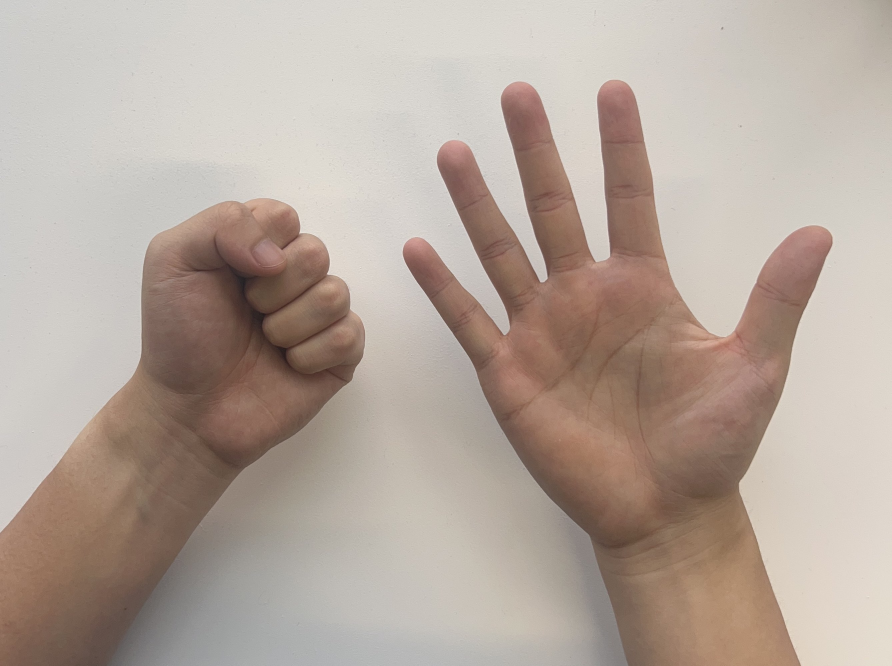
#> input picture data/rock_paper.png, 2675 x 1997 px (shown at 1/3 size)
$ python debug.py
#> lines starting #> are read from the running program, lines starting #| are printed output that depends on the picture; after the words box and inside, x2 and y2 are one past the last pixel; in counts of white or black regions, pixels touching at a corner belong together
#> further down, img is the input picture: shape (1997, 2675, 3); mean B, G, R 156.7, 166.8, 180.9
### pipeline.py
"""
pipeline.py — 传统 CV 猜拳识别核心流水线（Step 0 脚手架）

只用 OpenCV + NumPy。禁止任何机器学习 / 预训练模型 / cv2.convexityDefects。
本文件目前只有常量区 + 8 个空函数骨架，尚未实现任何算法逻辑。

Pipeline order:
    skin_mask -> split_hands -> palm_center -> crop_forearm
    -> count_fingers -> classify -> judge -> draw
"""

import cv2
import numpy as np


# =============================================================================
# CONSTANTS — 所有可调参数集中在这里（占位值，后续各阶段再调）
# All tunable parameters live here. Change values ONLY in this block.
# =============================================================================

# --- Skin segmentation (YCrCb thresholding) -------------------------------
# Lower / upper bounds for the Cr and Cb channels used to threshold skin.
# (Y luma is left wide open; skin clusters tightly in Cr/Cb regardless of
# brightness.) TUNE PER REAL CAPTURE: a window too wide leaks background,
# too narrow drops parts of the hand.
# NOTE: tightened from the textbook 133-173 / 77-127 box after testing on
# data/paper.png, whose warm cream wall sits near skin in chroma (wall Cr~135
# Cb~116, palm Cr~153 Cb~111). Skin here reads as HIGHER Cr + LOWER Cb than
# the wall, so we raise CR_MIN and lower CB_MAX to reject it. On a background
# that clear
# ly differs from skin, these can be loosened back toward defaults.
CR_MIN = 138      # lower bound of Cr channel (raise -> stricter/redder)
CR_MAX = 173          # upper bound of Cr channel (lower -> stricter)
CB_MIN = 77      # lower bound of Cb channel (raise -> stricter)
CB_MAX = 130          # upper bound of Cb channel (lower -> stricter/less blue)

# --- Morphology (clean up the raw skin mask) ------------------------------
# Close = fill small holes inside the hand; Open = remove small speckle noise.
# Bigger kernel = stronger effect (fills/removes larger regions) but blurs
# the silhouette; too big can merge fingers or eat thin finger tips.
MORPH_CLOSE_KSIZE = 45   # kernel size for morphological closing (odd number)
# NOTE: raised from 7 to close a shadow hole in the fist's palm (~7500px,
# CR_MIN=138 pushes that dark crease just below the skin threshold). Swept
# 15/21/31/41/45/51/75/99 on data/rock_paper.png: the hole only fully closes
# (0px left) at ksize>=45. Checked the paper hand's 4 inter-finger valleys at
# every step -- none merge even at 99 (areas shrink ~5-15% at the edges, but
# stay separate), so 45 is safe headroom, not a knife's-edge value.
MORPH_OPEN_KSIZE = 5    # kernel size for morphological opening (odd number)

# --- Hand region area filter (in pixels) ----------------------------------
# split_hands() keeps only connected components whose pixel area is in
# [HAND_AREA_MIN, HAND_AREA_MAX]; smaller = noise, larger = background bleed.
# TUNE PER REAL CAPTURE -- these are ABSOLUTE pixel counts, so they scale with
# resolution. Values below are sized for the high-res debug photos in data/
# (~2.5-2.9 M px total, where one hand is ~0.6-1.0 M px). A 640x480 webcam
# frame is ~10x smaller, so lower BOTH by roughly that factor for live use.
HAND_AREA_MIN = 50000     # ignore blobs smaller than this (noise / desk strips)
HAND_AREA_MAX = 1300000   # ignore blobs larger than this (background bleed)

# --- Palm center search band (fist-vs-forearm fix) ------------------------
# palm_center() picks the deepest interior point via distance transform. For an
# OPEN hand the palm is the widest interior region, so the transform peaks there.
# But a closed FIST is nearly as thick as the forearm below it, so the global
# maximum can slide DOWN onto the wrist and mislocate the palm (which then breaks
# crop_forearm). Fix with the frontal-hand assumption (fingers/fist UP, forearm
# DOWN): only search inside a horizontal band that starts at the hand's TOPMOST
# white pixel and runs down this many times the hand's bounding-box WIDTH.
# Because it scales with hand width, the band self-adjusts: an OPEN hand (spread
# fingers -> wider bbox) gets a deeper band to reach its lower palm, a FIST
# (narrow bbox) gets a shallow band that stops before the forearm widens.
# 0.7 is a fairly tight window on the test images: RAISE it and a fist's center
# can drop onto the wrist; LOWER it and an open hand's center rides up toward the
# finger bases. Retune if hands sit very differently in the frame.
TOP_SEARCH_SCALE = 0.78

# Palm center = the CENTROID of the deepest region (every in-band pixel whose
# distance transform is >= this fraction of the in-band maximum), NOT the single
# brightest pixel. Averaging the high-value plateau makes the center robust to a
# sharp secondary distance-transform spike at a finger base, which otherwise
# yanks the argmax onto a knuckle (the scissors mis-localization). Lower = wider
# plateau (steadier but can drift toward a neighbouring blob); higher = tighter
# (closer to the raw argmax).
CENTROID_FRAC = 0.7

# --- Forearm cropping -----------------------------------------------------
# Frontal hand assumption: fingers point up, wrist/forearm points down. Any
# hand pixel more than this many palm-radii BELOW the palm center is treated
# as forearm and blacked out. Larger = keep more (safer for the palm heel),
# smaller = cut more aggressively (risk clipping the palm).
CUT_BELOW_SCALE = 1.2

# --- Finger counting: concentric ring sampling ----------------------------
# count_fingers() samples concentric rings at these multiples of the palm
# inscribed-circle radius. Each scale > 1.0 pushes the ring OUTWARD past the
# palm so it crosses the extended fingers. We sample SEVERAL rings and take the
# MODE of their per-ring finger counts, so a single badly-placed ring can't
# decide the result: too small (< ~1.2) and it still sits inside the palm;
# too big (> ~2.3) and it can shoot past short fingertips. Add/shift scales if
# fingers of very different lengths get missed.
RING_RADIUS_COEFFS = [1.7, 1.9, 2.1, 2.3, 2.5]

# Number of points sampled evenly around EACH ring (360 = one per ~1 degree).
# More points = finer angular resolution (less chance of skipping a thin finger
# or a narrow gap between fingers) but a little slower. The sampled 0/1 sequence
# is treated as CIRCULAR: index 359 wraps back to index 0.
RING_NUM_SAMPLES = 360

# Finger-width gate (in DEGREES of arc). Every extended finger crosses a ring as
# one contiguous skin arc, but so do non-fingers: sampling noise makes tiny
# arcs, and a closed FIST (or the palm heel) makes WIDE arcs because the ring
# runs along its rounded edge for a long angular span. A real finger is a thin
# protrusion, so its arc width is bounded. We therefore only count an arc as a
# finger when its angular width is within [MIN, MAX]. Measured on the test set:
# finger arcs span ~9-35 deg, fist/palm bulk ~43-82 deg, noise <7 deg -- so this
# band cleanly separates them. Because it is measured in DEGREES it is
# scale-invariant (works for big and small hands alike). RAISE MAX if long/thick
# fingers get dropped; LOWER it if a fist still leaks arcs; RAISE MIN to kill
# more speckle.
FINGER_ARC_MIN_DEG = 8
FINGER_ARC_MAX_DEG = 40

# --- Classification thresholds (finger count -> gesture) ------------------
# 0-1 -> Rock, 2-3 -> Scissors, >=4 -> Paper
ROCK_MAX_FINGERS = 1        # <= this many fingers => Rock
SCISSORS_MAX_FINGERS = 3    # <= this many fingers (and > ROCK_MAX) => Scissors
                            # anything greater => Paper

# --- Result overlay style (draw) ------------------------------------------
# Text size / stroke for the gesture+result label draw() writes near each palm.
# RESOLUTION-DEPENDENT (like the area filter): these are sized for the high-res
# data/ photos (~2500 px wide); for a ~640 px live webcam frame divide both by
# roughly 3-4. Result -> BGR color: Win green, Lose red, Draw/Pending gray.
DRAW_FONT_SCALE = 2.0
DRAW_THICKNESS = 4
RESULT_COLORS = {
    "Win":     (0, 255, 0),      # green
    "Lose":    (0, 0, 255),      # red
    "Draw":    (150, 150, 150),  # gray
    "Pending": (150, 150, 150),  # gray (single hand, no opponent yet)
}


# =============================================================================
# PIPELINE FUNCTIONS — 8 个阶段（当前仅骨架）
# =============================================================================

def skin_mask(frame, return_stages=False):
    """Stage 1 — Skin segmentation.

    Convert the BGR frame to a skin/non-skin binary mask using YCrCb
    thresholding, then clean it up with morphology.

    Args:
        frame: BGR image (H, W, 3) uint8.
        return_stages: debug flag. When True, also return the pre-cleanup
            mask so debug.py can compare raw vs. clean side by side. Normal
            callers (main.py) leave this False and get a single mask.

    Returns:
        mask: binary image (H, W) uint8, 255 = skin, 0 = background.
        If return_stages is True: (raw_mask, clean_mask) tuple instead.
    """
#> called with return_stages = False
    # 1. BGR -> YCrCb. Skin tone forms a compact cluster in the Cr/Cb plane,
    #    which makes it far easier to threshold than in RGB/BGR.
    ycrcb = cv2.cvtColor(frame, cv2.COLOR_BGR2YCrCb)
#> ycrcb: shape (1997, 2675, 3); mean of channels 0, 1, 2 169.9, 135.9, 120.6

    # 2. Threshold ONLY Cr and Cb. Y (luma/brightness) is left wide open
    #    (0..255) so lighting changes don't knock skin pixels out of range.
    #    cv2.inRange needs per-channel bounds; channel order here is Y,Cr,Cb.
    lower = np.array([0, CR_MIN, CB_MIN], dtype=np.uint8)
    upper = np.array([255, CR_MAX, CB_MAX], dtype=np.uint8)
    raw = cv2.inRange(ycrcb, lower, upper)   # 255 = skin, 0 = background
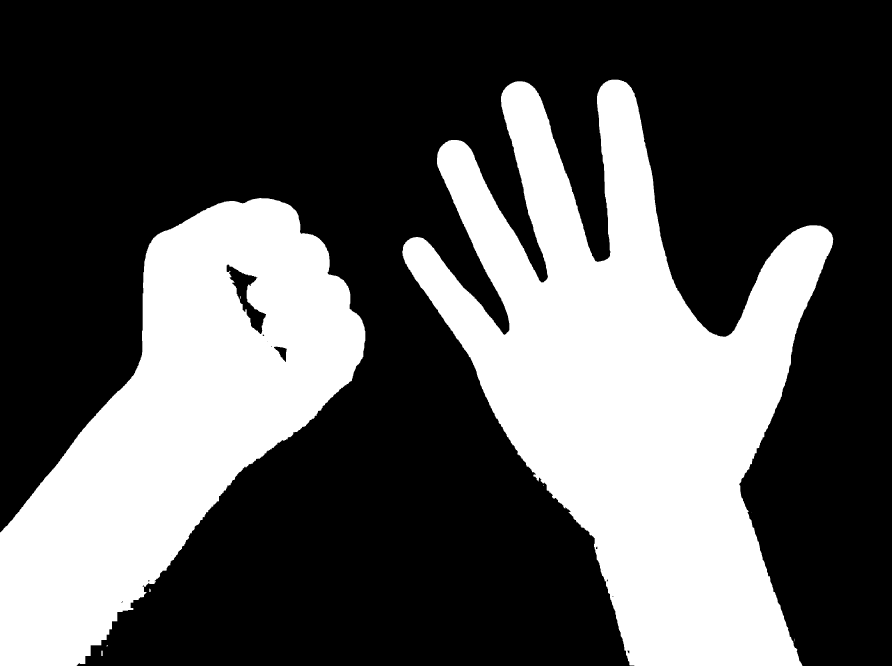
#> raw: shape (1997, 2675) (shown at 1/3 size); 33.6% white; 9 white regions (5 under 20 px), largest, box (x1, y1, x2, y2) and area: (1207, 239, 2500, 1997) 1059146, (0, 594, 1096, 1997) 735420, (304, 1952, 308, 1968) 64, (448, 1766, 452, 1776) 35

    # 3. Morphological cleanup with elliptical (rounded) kernels so we don't
    #    carve blocky corners into the hand silhouette.
    close_kernel = cv2.getStructuringElement(
        cv2.MORPH_ELLIPSE, (MORPH_CLOSE_KSIZE, MORPH_CLOSE_KSIZE))
    open_kernel = cv2.getStructuringElement(
        cv2.MORPH_ELLIPSE, (MORPH_OPEN_KSIZE, MORPH_OPEN_KSIZE))
    # Close first: dilate-then-erode fills small black holes inside the hand.
    clean = cv2.morphologyEx(raw, cv2.MORPH_CLOSE, close_kernel)
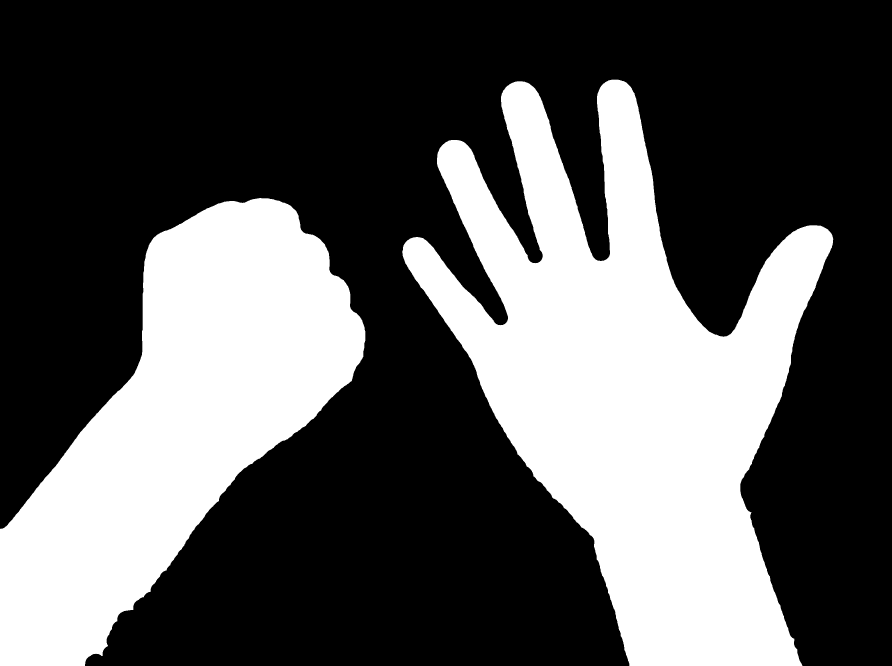
#> clean: shape (1997, 2675) (shown at 1/3 size); 33.9% white; 2 white regions, box (x1, y1, x2, y2) and area: (1207, 239, 2500, 1997) 1064494, (0, 594, 1096, 1997) 747886
    # Then open: erode-then-dilate removes small white speckles in background.
    clean = cv2.morphologyEx(clean, cv2.MORPH_OPEN, open_kernel)
#> clean: shape (1997, 2675); 33.9% white; 2 white regions, box (x1, y1, x2, y2) and area: (1207, 239, 2500, 1997) 1064484, (0, 594, 1096, 1997) 747865

    if return_stages:
        return raw, clean
    return clean


def split_hands(mask):
    """Stage 2 — Split the mask into one sub-mask per hand.

    Find connected components in the skin mask and keep those whose area
    falls within [HAND_AREA_MIN, HAND_AREA_MAX]. Each kept component becomes
    its own isolated hand mask.

    Args:
        mask: binary skin mask (H, W) uint8 from skin_mask().

    Returns:
        list[hand_mask]: list of binary masks (H, W) uint8, one per hand
        (0, 1, or 2 entries in practice).
    """
    # 1. Label 8-connected blobs. connectedComponentsWithStats returns four
    #    things: the label count, the per-pixel label image, a per-label stats
    #    table (bbox + area), and per-label centroids. We only need the count,
    #    the label image, and the area column here.
    num_labels, labels, stats, _ = cv2.connectedComponentsWithStats(
        mask, connectivity=8)
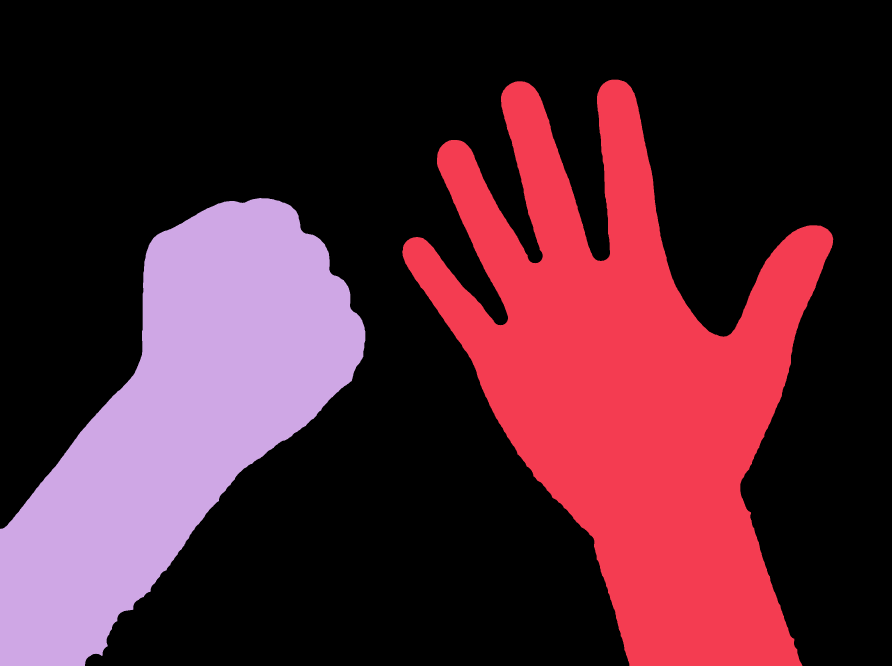
#> labels: shape (1997, 2675) int32 (shown at 1/3 size); 3 distinct labels, from 0 to 2; one colour per label, 0 black
#> num_labels = 3; stats = [[0, 0, 2675, 1997, 3529626], [1207, 239, 1293, 1758, 1064484], [0, 594, 1096, 1403, 747865]]

    hands = []
    # 2. Label 0 is ALWAYS the background, so start from 1.
    for i in range(1, num_labels):
        area = stats[i, cv2.CC_STAT_AREA]
        # 3. Keep only blobs whose area looks like a hand; drop noise (too
        #    small) and background bleed (too large).
        if area < HAND_AREA_MIN or area > HAND_AREA_MAX:
            continue
        # 4. Build a fresh binary mask holding ONLY this component: pixels whose
        #    label == i become 255, everything else 0. No morphology here --
        #    cleanup already happened in skin_mask(); this stage only splits.
        hand_mask = np.uint8(labels == i) * 255
        hands.append(hand_mask)
#> this loop made 2 passes
#> area on passes 1 to 2: 1064484, 747865
#> (the rest of the program and of its run is left out)
